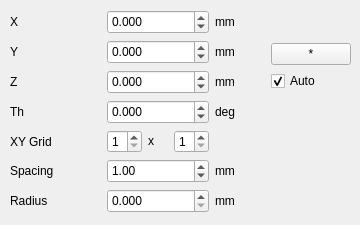
    <widget class="QWidget" name="tab_1">
     <attribute name="title">
      <string>Grid</string>
     </attribute>
     <widget class="QWidget" name="gridLayoutWidget_5">
      <property name="geometry">
       <rect>
        <x>10</x>
        <y>10</y>
        <width>341</width>
        <height>206</height>
       </rect>
      </property>
      <layout class="QGridLayout" name="gridLayout_5">
       <item row="3" column="4">
        <widget class="QLabel" name="label_154">
         <property name="maximumSize">
          <size>
           <width>50</width>
           <height>24</height>
          </size>
         </property>
         <property name="text">
          <string>deg</string>
         </property>
        </widget>
       </item>
       <item row="1" column="1" colspan="3">
        <widget class="QDoubleSpinBox" name="spinBox_sample_y">
         <property name="maximumSize">
          <size>
           <width>130</width>
           <height>24</height>
          </size>
         </property>
         <property name="decimals">
          <number>3</number>
         </property>
         <property name="minimum">
          <double>-100000.000000000000000</double>
         </property>
         <property name="maximum">
          <double>100000.000000000000000</double>
         </property>
         <property name="value">
          <double>0.000000000000000</double>
         </property>
        </widget>
       </item>
       <item row="6" column="1" colspan="3">
        <widget class="QDoubleSpinBox" name="spinBox_sample_radius">
         <property name="maximumSize">
          <size>
           <width>130</width>
           <height>24</height>
          </size>
         </property>
         <property name="decimals">
          <number>3</number>
         </property>
         <property name="minimum">
          <double>0.000000000000000</double>
         </property>
         <property name="maximum">
          <double>100000.000000000000000</double>
         </property>
         <property name="value">
          <double>0.000000000000000</double>
         </property>
        </widget>
       </item>
       <item row="5" column="0">
        <widget class="QLabel" name="label_148">
         <property name="maximumSize">
          <size>
           <width>16777215</width>
           <height>24</height>
          </size>
         </property>
         <property name="text">
          <string>Spacing</string>
         </property>
        </widget>
       </item>
       <item row="0" column="0">
        <widget class="QLabel" name="label_116">
         <property name="maximumSize">
          <size>
           <width>16777215</width>
           <height>24</height>
          </size>
         </property>
         <property name="text">
          <string>X</string>
         </property>
        </widget>
       </item>
       <item row="6" column="0">
        <widget class="QLabel" name="label_124">
         <property name="maximumSize">
          <size>
           <width>16777215</width>
           <height>24</height>
          </size>
         </property>
         <property name="text">
          <string>Radius</string>
         </property>
        </widget>
       </item>
       <item row="1" column="0">
        <widget class="QLabel" name="label_117">
         <property name="maximumSize">
          <size>
           <width>16777215</width>
           <height>24</height>
          </size>
         </property>
         <property name="text">
          <string>Y</string>
         </property>
        </widget>
       </item>
       <item row="2" column="0">
        <widget class="QLabel" name="label_125">
         <property name="maximumSize">
          <size>
           <width>16777215</width>
           <height>24</height>
          </size>
         </property>
         <property name="text">
          <string>Z</string>
         </property>
        </widget>
       </item>
       <item row="1" column="4">
        <widget class="QLabel" name="label_150">
         <property name="maximumSize">
          <size>
           <width>50</width>
           <height>24</height>
          </size>
         </property>
         <property name="text">
          <string>mm</string>
         </property>
        </widget>
       </item>
       <item row="0" column="5" rowspan="4">
        <layout class="QGridLayout" name="gridLayout_6">
         <item row="0" column="0">
          <spacer name="verticalSpacer">
           <property name="orientation">
            <enum>Qt::Vertical</enum>
           </property>
           <property name="sizeHint" stdset="0">
            <size>
             <width>20</width>
             <height>40</height>
            </size>
           </property>
          </spacer>
         </item>
         <item row="2" column="0">
          <widget class="QCheckBox" name="checkBox_auto_position">
           <property name="maximumSize">
            <size>
             <width>60</width>
             <height>24</height>
            </size>
           </property>
           <property name="text">
            <string>Auto</string>
           </property>
           <property name="checked">
            <bool>true</bool>
           </property>
          </widget>
         </item>
         <item row="1" column="0">
          <widget class="QPushButton" name="push_get_sample_position">
           <property name="text">
            <string>*</string>
           </property>
          </widget>
         </item>
         <item row="3" column="0">
          <spacer name="verticalSpacer_2">
           <property name="orientation">
            <enum>Qt::Vertical</enum>
           </property>
           <property name="sizeHint" stdset="0">
            <size>
             <width>20</width>
             <height>40</height>
            </size>
           </property>
          </spacer>
         </item>
        </layout>
       </item>
       <item row="3" column="0">
        <widget class="QLabel" name="label_126">
         <property name="maximumSize">
          <size>
           <width>16777215</width>
           <height>24</height>
          </size>
         </property>
         <property name="text">
          <string>Th</string>
         </property>
        </widget>
       </item>
       <item row="4" column="0">
        <widget class="QLabel" name="label_147">
         <property name="maximumSize">
          <size>
           <width>16777215</width>
           <height>24</height>
          </size>
         </property>
         <property name="text">
          <string>XY Grid</string>
         </property>
        </widget>
       </item>
       <item row="4" column="2">
        <widget class="QLabel" name="label_139">
         <property name="maximumSize">
          <size>
           <width>20</width>
           <height>20</height>
          </size>
         </property>
         <property name="text">
          <string>x</string>
         </property>
        </widget>
       </item>
       <item row="0" column="1" colspan="3">
        <widget class="QDoubleSpinBox" name="spinBox_sample_x">
         <property name="maximumSize">
          <size>
           <width>130</width>
           <height>24</height>
          </size>
         </property>
         <property name="decimals">
          <number>3</number>
         </property>
         <property name="minimum">
          <double>-100000.000000000000000</double>
         </property>
         <property name="maximum">
          <double>100000.000000000000000</double>
         </property>
         <property name="value">
          <double>0.000000000000000</double>
         </property>
        </widget>
       </item>
       <item row="5" column="1" colspan="3">
        <widget class="QDoubleSpinBox" name="spinBox_grid_spacing">
         <property name="maximumSize">
          <size>
           <width>130</width>
           <height>24</height>
          </size>
         </property>
         <property name="value">
          <double>1.000000000000000</double>
         </property>
        </widget>
       </item>
       <item row="0" column="4">
        <widget class="QLabel" name="label_151">
         <property name="maximumSize">
          <size>
           <width>50</width>
           <height>24</height>
          </size>
         </property>
         <property name="text">
          <string>mm</string>
         </property>
        </widget>
       </item>
       <item row="3" column="1" colspan="3">
        <widget class="QDoubleSpinBox" name="spinBox_sample_th">
         <property name="maximumSize">
          <size>
           <width>130</width>
           <height>24</height>
          </size>
         </property>
         <property name="decimals">
          <number>3</number>
         </property>
         <property name="minimum">
          <double>-100000.000000000000000</double>
         </property>
         <property name="maximum">
          <double>100000.000000000000000</double>
         </property>
         <property name="value">
          <double>0.000000000000000</double>
         </property>
        </widget>
       </item>
       <item row="5" column="4">
        <widget class="QLabel" name="label_149">
         <property name="maximumSize">
          <size>
           <width>50</width>
           <height>24</height>
          </size>
         </property>
         <property name="text">
          <string>mm</string>
         </property>
        </widget>
       </item>
       <item row="6" column="4">
        <widget class="QLabel" name="label_153">
         <property name="maximumSize">
          <size>
           <width>50</width>
           <height>24</height>
          </size>
         </property>
         <property name="text">
          <string>mm</string>
         </property>
        </widget>
       </item>
       <item row="2" column="4">
        <widget class="QLabel" name="label_152">
         <property name="maximumSize">
          <size>
           <width>50</width>
           <height>24</height>
          </size>
         </property>
         <property name="text">
          <string>mm</string>
         </property>
        </widget>
       </item>
       <item row="2" column="1" colspan="3">
        <widget class="QDoubleSpinBox" name="spinBox_sample_z">
         <property name="maximumSize">
          <size>
           <width>130</width>
           <height>24</height>
          </size>
         </property>
         <property name="decimals">
          <number>3</number>
         </property>
         <property name="minimum">
          <double>-100000.000000000000000</double>
         </property>
         <property name="maximum">
          <double>100000.000000000000000</double>
         </property>
         <property name="value">
          <double>0.000000000000000</double>
         </property>
        </widget>
       </item>
       <item row="4" column="3">
        <widget class="QSpinBox" name="spinBox_grid_y_points">
         <property name="maximumSize">
          <size>
           <width>35</width>
           <height>24</height>
          </size>
         </property>
         <property name="minimum">
          <number>1</number>
         </property>
         <property name="value">
          <number>1</number>
         </property>
        </widget>
       </item>
       <item row="4" column="1">
        <widget class="QSpinBox" name="spinBox_grid_x_points">
         <property name="maximumSize">
          <size>
           <width>35</width>
           <height>24</height>
          </size>
         </property>
         <property name="minimum">
          <number>1</number>
         </property>
         <property name="value">
          <number>1</number>
         </property>
        </widget>
       </item>
      </layout>
     </widget>
    </widget>
